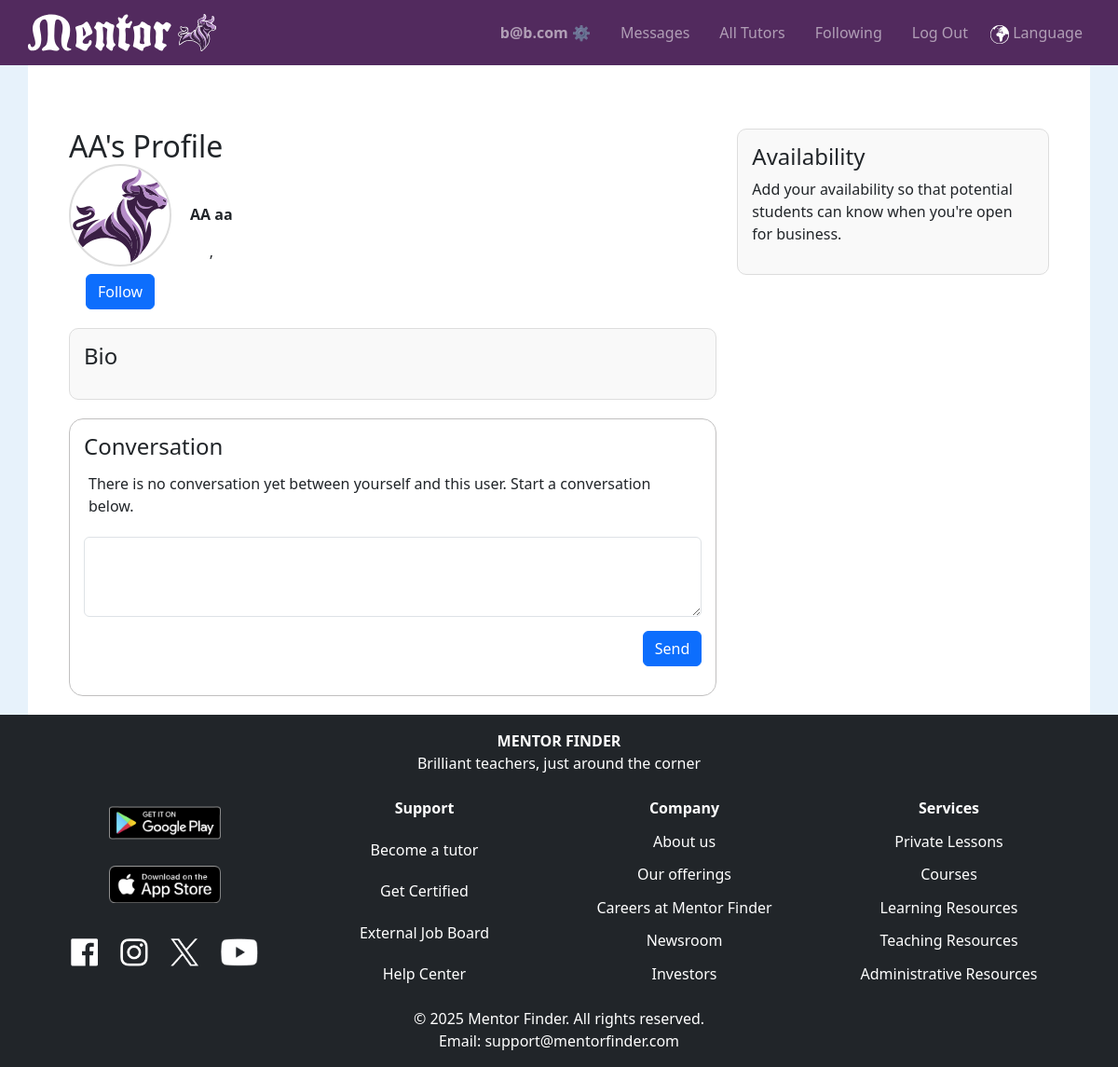
/profile/2/ (signed in), run on the app's committed database.
### tutorhub/models.py (models this page shows, shortened)
class User(AbstractUser):
    nickname = models.CharField(max_length=50, blank=True, null=True)
    role = models.CharField(max_length=10, choices=UserRoles.choices, default=UserRoles.STUDENT)
    phone_number = PhoneNumberField(blank=True, null=True)
    birthdate = models.DateField(blank=True, null=True)
    bio = models.TextField(blank=True, null=True)
    profile_image = models.ImageField(upload_to="profile_images/", blank=True, null=True)
    show_address = models.BooleanField(default=False)
    show_phone_number = models.BooleanField(default=False)
    preferred_language = models.CharField(max_length=10, blank=True, null=True, default='en')
    time_zone = TimeZoneField(default='UTC', blank=True)
    address = models.OneToOneField(Address, on_delete=models.SET_NULL, blank=True, null=True)
    follows = models.ManyToManyField(
        "self",
        through="FollowRelation",
        through_fields=('follower', 'followee'),
        symmetrical=False,
        related_name="followed_by"
    )
    is_tutor = models.BooleanField(default=False)
    availability = models.JSONField(default=dict, blank=True, null=True)

### tutorhub/views.py (the view, shortened to what this page needs)
# urls.py: path('profile/<int:user_id>/', views.profile, name='profile'),
@login_required
def profile(request, user_id=None):
    profile_user = request.user if user_id is None else get_object_or_404(User, id=user_id)
    credentials = profile_user.credentials.all()
    levels = [{'value': value, 'display': display} for value, display in Level.choices]
    levels_json = mark_safe(json.dumps(levels))
    day_order = {
        "Monday": 0, "Tuesday": 1, "Wednesday": 2, "Thursday": 3,
        "Friday": 4, "Saturday": 5, "Sunday": 6
    }
    availability = profile_user.availability
    sorted_availability = sorted(
        availability,
        key=lambda slot: (day_order.get(slot['day'], 7), slot['start'])
    )
    missing_details = not all([
        profile_user.nickname,
        profile_user.profile_image,
        profile_user.bio,
        sorted_availability,
        profile_user.availability,
    ])
    messages = Message.objects.filter(
        (Q(sender=request.user, receiver=profile_user) | Q(sender=profile_user, receiver=request.user))
    ).order_by('timestamp')
    scroll_to = request.GET.get('scroll_to')
    countries_list = list(countries)
    for credential in credentials:
        credential.is_image = credential.file.url.lower().endswith(('.jpg', '.jpeg', '.png'))
    display_name = profile_user.nickname or profile_user.first_name or "User"
    possessive_name = f"{display_name}'s" if not display_name.endswith('s') else f"{display_name}'"
    return render(request, 'tutorhub/profile.html', {
        'profile': profile_user,
        'is_own_profile': profile_user == request.user,
        'credentials': credentials,
        'days_of_week': list(day_order.keys()),
        "levels_json": levels_json,
        "subject_levels": SubjectLevel.objects.filter(tutor=profile_user),
        'countries': countries_list,
        'messages': messages,
        'scroll_to': scroll_to,
        'missing_details': missing_details,
        'possessive_name': possessive_name,
        'sorted_availability': sorted_availability,
    })

### tutorhub/templates/tutorhub/profile.html (shortened to what this page needs)
{% extends "tutorhub/layout.html" %}
{% load static %}
{% block body %}
<div class="container mt-5">
    <div class="row">
        <div class="col-md-8">
            <h2 style="display: inline-block; margin: 0;">{{ possessive_name }} Profile</h2>
            <div class="profile-header">
                <div id="stack-vertical">
                    {% if profile.profile_image %}
                        <img id="profile-img" src="{{ profile.profile_image.url }}" alt="{{ profile.nickname }}">
                    {% else %}
                        <img id="profile-img" src="{% static 'tutorhub/images/mentor-logo-bull.svg' %}" alt="Default Logo">
                    {% endif %}
                    {% if user.is_authenticated %}
                        <button class="btn btn-primary follow-btn" data-tutor-id="{{ profile.id }}">
                            {% if profile in user.followed_tutors.all %}
                                Unfollow
                            {% else %}
                                Follow
                            {% endif %}
                        </button>
                    {% endif %}
                </div>
                <div id="stack-vertical">
                    <strong>{{ profile.first_name }} {{ profile.last_name }}</strong>
                    {% if profile.address %}
                        <div>{{ profile.address.city }}, {{ profile.address.state_region }} {{ profile.address.postal_code }}</div>
                    {% else %}
                        <div>Address not available</div>
                    {% endif %}
                </div>
            </div>
            <div class="bio-container">
                <h4>Bio</h4>
            </div>
            {% if user.is_authenticated %}
            <div class="messages-container">
                {% if is_own_profile %}
                    <h4>Personal notes</h4>
                {% else %}
                    <h4>Conversation</h4>
                {% endif %}
                <div class="conversation-box">
                    {% for message in messages %}
                        <div id="message-{{ message.id }}" class="message {% if message.sender == request.user %}sent{% else %}received{% endif %}">
                            <span class="timestamp">{{ message.timestamp|date:"M d, Y H:i" }}</span>
                            <p>{{ message.content }}</p>
                            {% if message.edited %}
                                <span class="edited">(edited)</span>
                            {% endif %}
                        </div>
                    {% empty %}
                        {% if is_own_profile %}
                            <p>This is your personal space. Go ahead - leave note for yourself below.</p>
                        {% else %}
                            <p>There is no conversation yet between yourself and this user. Start a conversation below.</p>
                        {% endif %}
                    {% endfor %}
                </div>
                <form action="{% url 'profile' user_id=request.user.id %}" method="post" enctype="multipart/form-data">
                    <textarea name="content" rows="3" class="form-control mb-2" required></textarea>
                    <div class="submit-button-container d-flex justify-content-end">
                        <button type="submit" class="btn btn-primary">Send</button>
                    </div>                </form>
            </div>
            {% endif %}
        </div>
        <div class="col-md-4">
            <div class="right-column-section">
                <h4>Availability</h4>
                <ul>
                    {% for slot in sorted_availability %}
                        <li>
                            <strong>{{ slot.day|title }}:</strong> {{ slot.start }} - {{ slot.end }}
                        </li>
                    {% empty %}
                        <p>Add your availability so that potential students can know when you're open for business.</p>
                    {% endfor %}
                </ul>
            </div>
        </div>
    </div>
</div>
{% endblock %}

### tutorhub/templates/tutorhub/layout.html (shortened to what this page needs)
{% load static %}
<!DOCTYPE html>
<html lang="en">
    <head>
        <link href="https://cdn.jsdelivr.net/npm/bootstrap@5.3.0/dist/css/bootstrap.min.css" rel="stylesheet">
        <link rel="stylesheet" href="{% static 'tutorhub/styles.css' %}">
    </head>
    <body>
    <nav class="navbar navbar-expand-lg navbar-dark sticky-top">
        <a class="navbar-brand" href="{% url 'index' %}">
            <div>
                <img class="navbar-logo" src="{% static '/tutorhub/images/mentor-logo-web.svg' %}" alt="Mentor Logo" class="logo">
            </div>
        </a>
        <div class="collapse navbar-collapse" id="navbarNav">
            <ul class="navbar-nav ms-auto flex-row">
                {% if user.is_authenticated %}
                <li class="nav-item px-2"><a class="nav-link" id="menu-username" href="{% url 'my_profile' %}"><strong>{{ user.username }} ⚙️</strong></a></li>
                <li class="nav-item px-2"><a class="nav-link" id="menu-messages" href="{% url 'messages' %}">Messages</a></li>
                {% endif %}
                <li class="nav-item px-2"><a class="nav-link" id="menu-all-tutors" href="{% url 'index' %}">All Tutors</a></li>
                {% if user.is_authenticated %}
                <li class="nav-item px-2"><a class="nav-link" id="menu-following" href="{% url 'index' %}?view=following">Following</a></li>
                <li class="nav-item px-2"><a class="nav-link" href="{% url 'logout' %}">Log Out</a></li>
                {% else %}
                <li class="nav-item px-2"><a class="nav-link" href="{% url 'login' %}">Log In</a></li>
                <li class="nav-item px-2"><a class="nav-link" href="{% url 'register' %}">Register</a></li>
                {% endif %}
                <li class="nav-item"><a class="nav-link" href="#" data-bs-toggle="modal" data-bs-target="#languageModal"><img src="{% static 'tutorhub/images/language_icon.png' %}" alt="Language" height="20"> Language</a></li>
            </ul>
        </div>
    </nav>
    <div id="main-content">
        {% block body %}
        {% endblock %}
    </div>
    </body>
    <footer class="footer bg-dark text-white mt-auto py-3">
        <div class="container footer-title">
            <div class="text-center mb-4">
                <div style="font-weight: bold;">MENTOR FINDER</div>
                <div>Brilliant teachers, just around the corner</div>
            </div>
            <div class="row">
                <div class="col-md-3 text-center">
                    <ul class="list-unstyled footer-links">
                        <li style="margin: 10px 0;"><a href="https://play.google.com/store/apps/details?id=your.app.id" target="_blank"><img src="{% static 'tutorhub/images/social_media_links/google_play.png' %}" alt="Get it on Google Play" width="120"></a></li>
                        <li style="margin: 10px 0;"><a href="https://play.google.com/store/apps/details?id=your.app.id" target="_blank"><img src="{% static 'tutorhub/images/social_media_links/app_store.png' %}" alt="Download on the App Store" width="120"></a></li>
                        <li style="margin: 10px 0;">
                            <img style="margin: 10px;" src="{% static 'tutorhub/images/social_media_links/facebook.png' %}" alt="Facebook" height="30">
                            <img style="margin: 10px;" src="{% static 'tutorhub/images/social_media_links/instagram.png' %}" alt="Instagram" height="30">
                            <img style="margin: 10px;" src="{% static 'tutorhub/images/social_media_links/x.png' %}" alt="X" height="30">
                            <img style="margin: 10px;" src="{% static 'tutorhub/images/social_media_links/youtube.png' %}" alt="youtube" height="30">
                        </li>
                    </ul>
                </div>
                <div class="col-md-3 text-center">
                    <div>
                        <ul class="list-unstyled footer-links">
                            <li>Support</li>
                            <li><a class="nav-link" href="#">Become a tutor</a></li>
                            <li><a class="nav-link" href="#">Get Certified</a></li>
                            <li><a class="nav-link" href="#">External Job Board</a></li>
                            <li><a class="nav-link" href="#">Help Center</a></li>
                        </ul>
                    </div>
                </div>
                <div class="col-md-3 text-center">
                    <div>
                        <ul class="list-unstyled footer-links">
                            <li>Company</li>
                            <li><a class="nav-link" href="#">About us</a></li>
                            <li><a class="nav-link" href="#">Our offerings</a></li>
                            <li><a class="nav-link" href="#">Careers at Mentor Finder</a></li>
                            <li><a class="nav-link" href="#">Newsroom</a></li>
                            <li><a class="nav-link" href="#">Investors</a></li>
                        </ul>
                    </div>
                </div>
                <div class="col-md-3 text-center">
                    <div>
                        <ul class="list-unstyled footer-links">
                            <li>Services</li>
                            <li><a class="nav-link" href="#">Private Lessons</a></li>
                            <li><a class="nav-link" href="#">Courses</a></li>
                            <li><a class="nav-link" href="#">Learning Resources</a></li>
                            <li><a class="nav-link" href="#">Teaching Resources</a></li>
                            <li><a class="nav-link" href="#">Administrative Resources</a></li>
                        </ul>
                    </div>
                </div>
            </div>
            <div class="text-center mt-4">
                <div>© {% now "Y" %} Mentor Finder. All rights reserved.</div>
                <div>Email: support@mentorfinder.com</div>
            </div>
        </div>
    </footer>
</html>

### tutorhub/static/tutorhub/styles.css (style rules this page uses)
body { background-color: rgb(231, 242, 251); }
html, body { height: 100%; margin: 0; display: flex; flex-direction: column; }
.form-control { width: 100%; max-width: none; }
.row { margin-left: 0; margin-right: 0; }
.col-md-6, .col-md-3 { padding-left: 0; padding-right: 0; }
.row > div:not(:last-child) { padding-right: 10px; }
#profile-img { width: 110px; height: 110px; object-fit: cover; border-radius: 50%; border: 2px solid #ddd; }
#main-content { background-color: white; margin: 0 30px; width: auto; display: flex; flex-direction: column; flex: 1; padding: 20px; }
.navbar { background-color: #522A5E; padding: 10 30px 10px 30px; }
.navbar-brand { font-size: xx-large }
.navbar-logo { height: 40px; width: auto; max-height: 50px; }
ul { list-style: none; }
textarea { min-height: 400px; }
#stack-vertical { display: flex; flex-direction: column; align-items: center; gap: 8px; }
.profile-header { display: flex; gap: 20px; align-items: center; }
.bio-container { margin-top: 20px; padding: 15px; border: 1px solid #ddd; border-radius: 10px; background-color: #f9f9f9; }
.messages-container { padding: 15px; margin-top: 20px; border-radius: 15px; border-color: #c1c0c0; border-width: 1px; border-style: solid; }
.conversation-box { padding: 5px; max-height: 400px; overflow-y: auto; }
.submit-button-container { margin-top: 15px; }
.right-column-section { padding: 15px; border: 1px solid #ddd; border-radius: 10px; background-color: #f9f9f9; margin-bottom: 20px; }
.right-column-section ul { padding: 0; list-style: none; }
.footer { background-color: #222326; margin-top: auto; }
.footer-title { font-size: medium; }
.footer-links { height: 100%; display: flex; flex-direction: column; justify-content: space-between; }
.footer-links li:first-child { font-weight: bold; }

### data on the page
User: username "b@b.com"
User: first_name "AA", last_name "aa"

### other printed values
{{ possessive_name }} "AA's"
